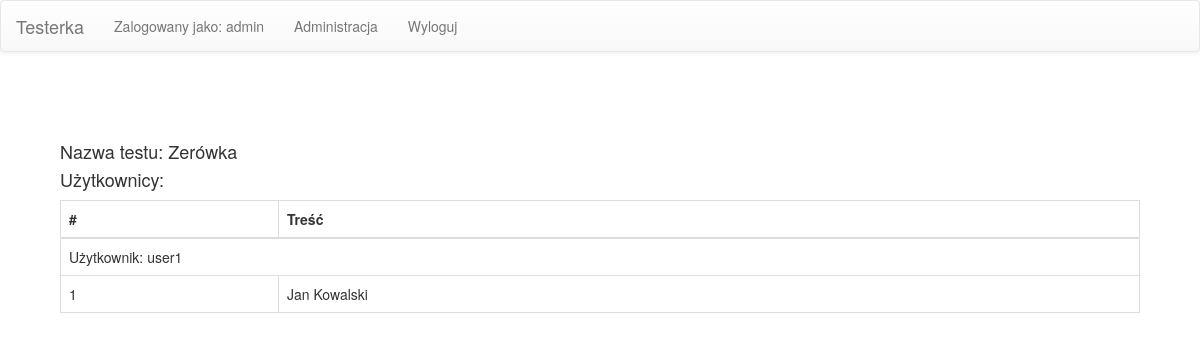
Screenshot of /tests/4/manage (signed in) with the database file from the repository.
### testerka/models.py (models this page shows, shortened)
class TestSuite(models.Model):
    id = models.AutoField(primary_key=True, editable=False)
    name = models.CharField(
        max_length=200, verbose_name="Nazwa", default="Nazwa testu")
    dateStart = models.DateTimeField(
        verbose_name="Data rozpoczęcia", default=datetime.now)
    dateEnd = models.DateTimeField(
        verbose_name="Data zakończenia", default=datetime.now)

class UserTestSuite(models.Model):
    id = models.AutoField(primary_key=True)
    user = models.ForeignKey(settings.AUTH_USER_MODEL,
                             on_delete=models.CASCADE)
    testSuite = models.ForeignKey(TestSuite, on_delete=models.CASCADE)
    currentQuestion = models.IntegerField(default=1)
    finished = models.BooleanField(default=False)

class UserTestQuestion(models.Model):
    id = models.AutoField(primary_key=True)
    userTestSuite = models.ForeignKey(UserTestSuite, on_delete=models.CASCADE)
    testQuestion = models.ForeignKey(TestQuestion, on_delete=models.CASCADE)
    answer = models.TextField(default="")

### testerka/views/manage_test.py (the view)
# urls.py: path('tests/<int:test_id>/manage', views.manage_test, name='manage_test'),
@login_required
@user_passes_test(lambda u: u.is_superuser)
@require_GET
def manage_test(request, test_id):
    test = load_test(request, test_id)
    if test is HttpResponse:
        return test
    user_test_suites = UserTestSuite.objects.filter(testSuite=test)
    for user_test in user_test_suites:
        user_test.questions = UserTestQuestion.objects.filter(
            userTestSuite=user_test)
    template = loader.get_template('test/manage.html')
    context = {
        'test': test,
        'userTests': user_test_suites
    }
    return HttpResponse(template.render(context, request))

### testerka/views/question_helper.py (called while the page is built)
def load_test(request, test_id):
    test_query = TestSuite.objects.filter(id=test_id)
    if len(test_query) != 1:
        return test_not_found(request)
    test = test_query[0]
    test.dateStart = test.dateStart.replace(tzinfo=None)
    test.dateEnd = test.dateEnd.replace(tzinfo=None)
    return test

### testerka/templates/test/manage.html
{% extends "base_generic.html" %}
{% block content %}
<div style="min-height: 2em">
    <h4 style="position: absolute">Nazwa testu: {{test.name}}</h4>
</div>
<div>
<h4>Użytkownicy:</h4>
<table class="table table-bordered">
<thead>
    <th>#</th>
    <th>Treść</th>
</thead>
<tbody>
{% for userTest in userTests %}
<tr>
    <td colspan="2">Użytkownik: {{userTest.user}}</td>
</tr>
    {% for question in userTest.questions %}
    <tr>
    <td>{{ forloop.counter }}</td>
    <td>{{question.answer}}</td>
</tr>
    {% endfor %}
{% endfor %}
</tbody>
</table>
</div>
{% endblock %}

### testerka/templates/base_generic.html (shortened to what this page needs)
<!DOCTYPE html>
<html lang="en">
<head>
    <link rel="stylesheet" href="//maxcdn.bootstrapcdn.com/bootstrap/3.2.0/css/bootstrap.min.css">
    <link rel="stylesheet" href="//maxcdn.bootstrapcdn.com/bootstrap/3.2.0/css/bootstrap-theme.min.css">
</head>
<body>
    <nav class="navbar navbar-default">
        <div class="container-fluid">
            <div class="navbar-header">
                <a class="navbar-brand" href="/">Testerka</a>
            </div>
            {% block sidebar %}
            <ul class="nav navbar-nav">
                {% if user.is_authenticated %}
                <li><a href="/">Zalogowany jako: {{ user.get_username }}</a></li>
                {% if request.user.is_superuser %}
                <li><a href="/admin">Administracja</a></li>
                {% endif %}
                <li><a href="{% url 'logout'%}?next={{request.path}}">Wyloguj</a></li>
            {% else %}
                <li><a href="{% url 'login'%}?next={{request.path}}">Zaloguj</a></li>
            {% endif %}
            </ul>
            {% endblock %}
        </div>
    </nav>
    <div id="container" style="padding: 5%">
        {% block content %}{% endblock %}
    </div>
</body>
</html>

### rows the page displays
TestSuite: name "Zerówka"
UserTestSuite: user "user1"
UserTestQuestion: answer "Jan Kowalski"

### other values shown
{{ user.get_username }} "admin"
